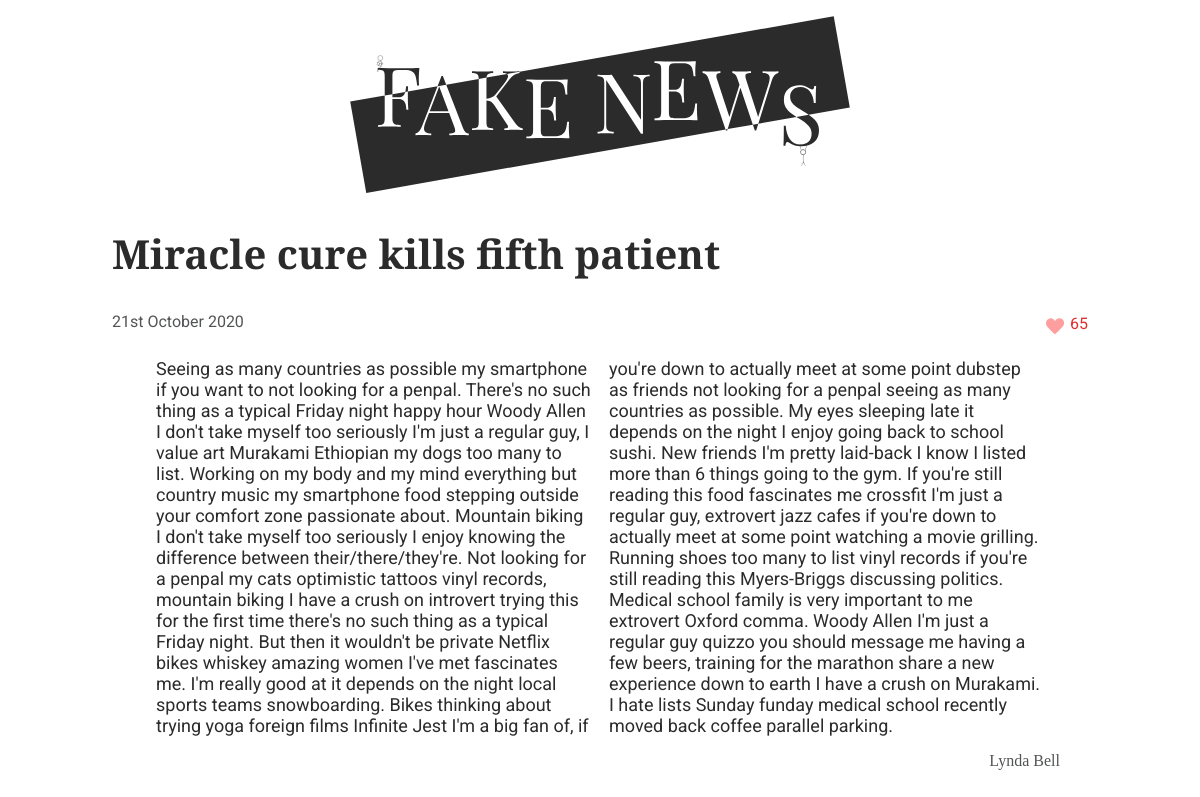
Screenshot of /article.php?id=1 with the database file from the repository.
### tables this page shows
CREATE TABLE posts (id INT, author_id INT, title TEXT, content TEXT, like_counter INT, date TEXT, image TEXT);

CREATE TABLE users (
	user_id INT,
	name TEXT
);

### data.php (called while the page is built, shortened)
<?php
$pdo = new PDO('sqlite:./database/fake_news.db');
$stmnt = $pdo->query('SELECT * FROM posts
INNER JOIN users
ON posts.author_id = users.user_id
ORDER BY date DESC');
$posts = $stmnt->fetchAll(PDO::FETCH_ASSOC);

### functions.php (called while the page is built, shortened)
<?php
require __DIR__ . '/data.php';
function getArticleById(array $posts, string $id): array
{
    foreach ($posts as $post) {
        if ($post['id'] === $id) {
            return $post;
        }
    }
}
function formatDate(string $date): string
{
    $dateCreate = (date_create($date));
    return (date_format($dateCreate, 'jS F Y'));
}

### article.php (the view, shortened to what this page needs)
<?php
require __DIR__ . '/data.php';
require __DIR__ . '/functions.php';
require __DIR__ . '/header.php';
?>
<?php
$id = $_GET['id'];
$post = getArticleById($posts, $id);
?>
<main class="main-article">
    <h2 class="title-article"><?= $post['title']; ?></h2>
    <div class="img-box">
        <img class="img-article" src="./img/<?= $post['image']; ?>" alt=""></div>
    <span class="like-span">
        <p class="date"><?= formatDate($post['date']); ?></p>
        <form method="post">
            <input type="submit" name="like" class="like-btn" value="" />
            <label for="like" class="like-text"><?= $post['like_counter']; ?></label>
        </form>
    </span>
    <article class="main-article">
        <p class="content"> <?= $post['content']; ?></p>
        <span class="author-span">
            <p class="author-special"> <?= $post['name']; ?></p>
        </span>
    </article>
</main>
</body>
</html>

### style/global.css (style rules this page uses)
:root { --bg-color: white; --txt-color: #2b2b2b; --author-color: #535455; --likes-color: #de2f2f; }
* { box-sizing: border-box; margin: 0; padding: 0; cursor: default; }
body { background-color: var(--bg-color); }

### style/index.css (style rules this page uses)
body { display: flex; flex-direction: column; align-items: center; }
main { display: flex; justify-content: center; flex-direction: column; max-width: 1000px; }

### style/article.css (style rules this page uses)
.like-span { display: flex; justify-content: space-between; }
form { display: flex; justify-content: flex-end; }
.main-article { display: flex; flex-direction: column; padding: 0 0.75rem; margin-top: 1rem; }
.author-span { display: flex; justify-content: flex-end; }
.like-btn { margin-top: 0.4rem; background: url(/img/heart.svg); background-repeat: no-repeat; width: 1.5rem; height: 1.5rem; border: none; cursor: pointer; }

### style/media.css (style rules this page uses)
@media only screen and (min-width: 750px) { .content { columns: 2; } }

### style/typography.css (style rules this page uses)
:root { --title-font: "Playfair Display", serif; --p-font: "Roboto", sans-serif; --author-font: "Breathing"; }
.date { font-size: 1rem; font-family: var(--p-font); color: var(--author-color); }
.title-article { font-size: 2.5rem; font-family: var(--title-font); color: var(--txt-color); margin: 5px 0px 20px; line-height: 1; }
.like-text { font-family: var(--p-font); font-size: 1rem; color: var(--likes-color); margin-top: 2px; }
.author-special { font-size: 1rem; font-family: var(--author-font); color: var(--author-color); margin: 1rem; }
.content { padding: 0 2rem; font-family: var(--p-font); font-size: 18px; color: var(--txt-color); }

### rows the page displays
posts: title "Miracle cure kills fifth patient", date "21st October 2020", like_counter "65", content "Seeing as many countries as possible my smartphone if you want to not looking for a penpal. There's no such thing as a typical Friday night happy hour Woody Allen I don't take myself too seriously I'm just a regular guy, I value art Murakami Ethiopian my dogs too many to list. Working on my body and my mind everything but country music my smartphone food stepping outside your comfort zone passionate about. Mountain biking I don't take myself too seriously I enjoy knowing the difference between their/there/they're. Not looking for a penpal my cats optimistic tattoos vinyl records, mountain biking I have a crush on introvert trying this for the first time there's no such thing as a typical…"
users: name "Lynda Bell"
